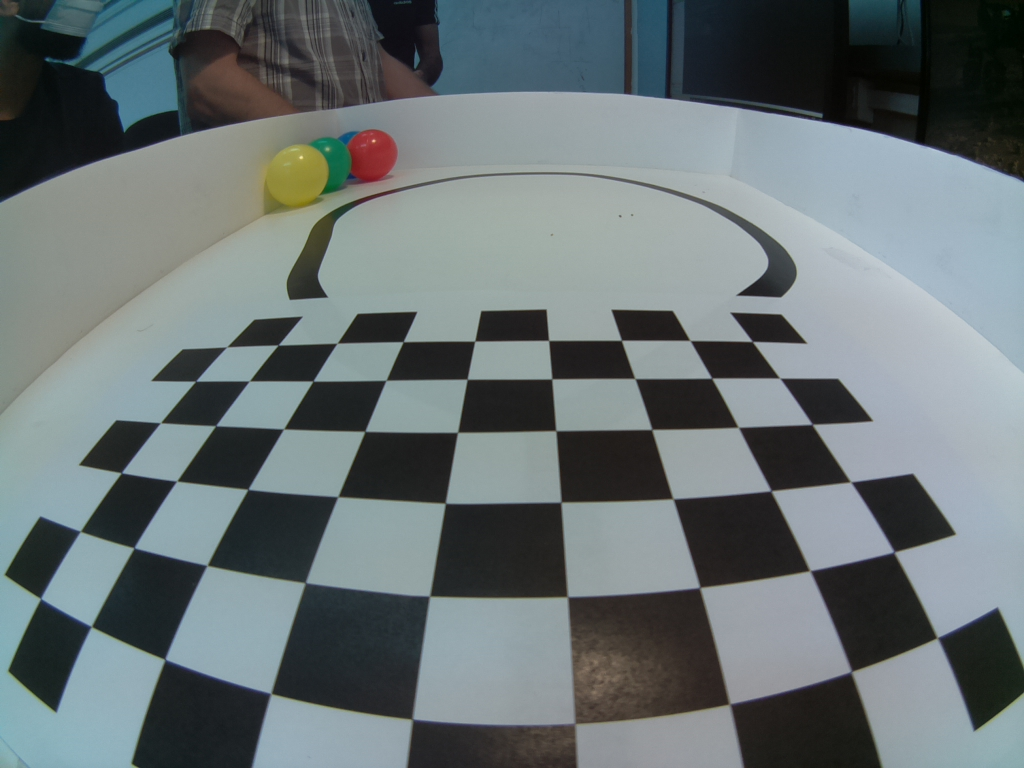
#> input picture ZumoPi_V01/WorkSpace/backup/WS_Zumo/ZumoPath/foo4.jpg, 1024 x 768 px
$ python fish.py foo4.jpg   (older library calls are emulated)
#> lines starting #> are read from the running program, lines starting #| are printed output that depends on the picture
import cv2
assert cv2.__version__[0] == '4', 'The fisheye module requires opencv version >= 4.0.0'
import numpy as np
import sys
import os
import glob

import getopt

DIM=(1024, 768)
K=np.array([[495.4835791957818, 0.0, 527.1308746899989], [0.0, 495.608723307695, 379.441690742541], [0.0, 0.0, 1.0]])
D=np.array([[-0.034748616074508305], [-0.020078134379109033], [0.044527094161028694], [-0.030334540004418053]])

def undistort(img_path):
    #img = cv2.imread(img_path)
    #h,w = img.shape[:2]
    map1, map2 = cv2.fisheye.initUndistortRectifyMap(K, D, np.eye(3), K, DIM, cv2.CV_16SC2)
    undistorted_img = cv2.remap(img, map1, map2, interpolation=cv2.INTER_LINEAR, borderMode=cv2.BORDER_CONSTANT)
    cv2.imshow("undistorted", undistorted_img)
    cv2.waitKey(0)
    cv2.destroyAllWindows()
if __name__ == '__main__':
    img = cv2.imread("foo4.jpg")
#> img is the input picture: shape (768, 1024, 3); mean B, G, R 115.8, 114.2, 104.6
    #for p in sys.argv[1:]:
    undistort(img)
#> in undistort, `undistorted_img = cv2.remap(img, map1, map2, interpolation=cv2.INTER_L..`:
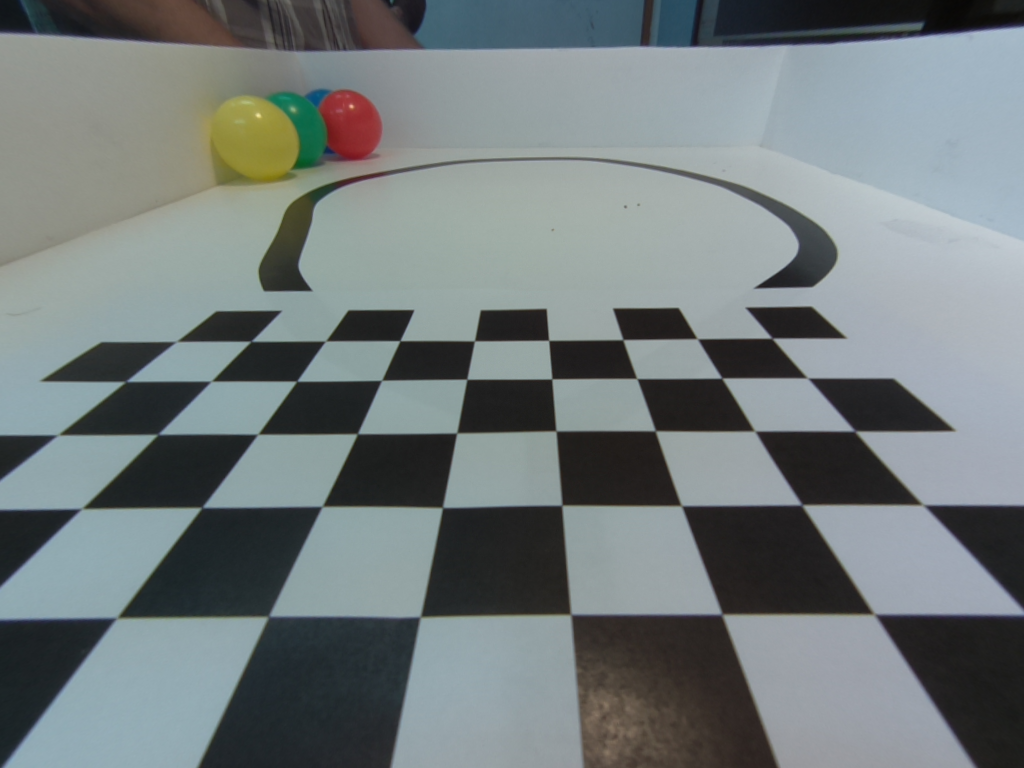
#> undistorted_img: shape (768, 1024, 3); mean B, G, R 123.9, 123, 114.8
